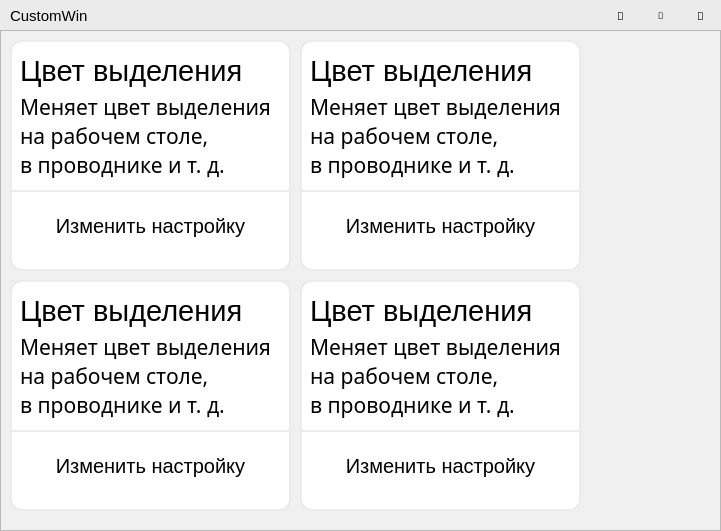
<?xml version="1.0" encoding="UTF-8"?>
<ui version="4.0">
 <class>Dialog</class>
 <widget class="QDialog" name="Dialog">
  <property name="geometry">
   <rect>
    <x>0</x>
    <y>0</y>
    <width>721</width>
    <height>531</height>
   </rect>
  </property>
  <property name="palette">
   <palette>
    <active>
     <colorrole role="WindowText">
      <brush brushstyle="SolidPattern">
       <color alpha="255">
        <red>0</red>
        <green>0</green>
        <blue>0</blue>
       </color>
      </brush>
     </colorrole>
     <colorrole role="Light">
      <brush brushstyle="SolidPattern">
       <color alpha="255">
        <red>235</red>
        <green>235</green>
        <blue>235</blue>
       </color>
      </brush>
     </colorrole>
     <colorrole role="Dark">
      <brush brushstyle="SolidPattern">
       <color alpha="255">
        <red>39</red>
        <green>39</green>
        <blue>39</blue>
       </color>
      </brush>
     </colorrole>
     <colorrole role="Text">
      <brush brushstyle="SolidPattern">
       <color alpha="255">
        <red>0</red>
        <green>0</green>
        <blue>0</blue>
       </color>
      </brush>
     </colorrole>
     <colorrole role="ButtonText">
      <brush brushstyle="SolidPattern">
       <color alpha="255">
        <red>0</red>
        <green>0</green>
        <blue>0</blue>
       </color>
      </brush>
     </colorrole>
     <colorrole role="Base">
      <brush brushstyle="SolidPattern">
       <color alpha="255">
        <red>235</red>
        <green>235</green>
        <blue>235</blue>
       </color>
      </brush>
     </colorrole>
     <colorrole role="Window">
      <brush brushstyle="SolidPattern">
       <color alpha="255">
        <red>235</red>
        <green>235</green>
        <blue>235</blue>
       </color>
      </brush>
     </colorrole>
    </active>
    <inactive>
     <colorrole role="WindowText">
      <brush brushstyle="SolidPattern">
       <color alpha="255">
        <red>0</red>
        <green>0</green>
        <blue>0</blue>
       </color>
      </brush>
     </colorrole>
     <colorrole role="Light">
      <brush brushstyle="SolidPattern">
       <color alpha="255">
        <red>235</red>
        <green>235</green>
        <blue>235</blue>
       </color>
      </brush>
     </colorrole>
     <colorrole role="Dark">
      <brush brushstyle="SolidPattern">
       <color alpha="255">
        <red>39</red>
        <green>39</green>
        <blue>39</blue>
       </color>
      </brush>
     </colorrole>
     <colorrole role="Text">
      <brush brushstyle="SolidPattern">
       <color alpha="255">
        <red>0</red>
        <green>0</green>
        <blue>0</blue>
       </color>
      </brush>
     </colorrole>
     <colorrole role="ButtonText">
      <brush brushstyle="SolidPattern">
       <color alpha="255">
        <red>0</red>
        <green>0</green>
        <blue>0</blue>
       </color>
      </brush>
     </colorrole>
     <colorrole role="Base">
      <brush brushstyle="SolidPattern">
       <color alpha="255">
        <red>235</red>
        <green>235</green>
        <blue>235</blue>
       </color>
      </brush>
     </colorrole>
     <colorrole role="Window">
      <brush brushstyle="SolidPattern">
       <color alpha="255">
        <red>235</red>
        <green>235</green>
        <blue>235</blue>
       </color>
      </brush>
     </colorrole>
    </inactive>
    <disabled>
     <colorrole role="WindowText">
      <brush brushstyle="SolidPattern">
       <color alpha="255">
        <red>39</red>
        <green>39</green>
        <blue>39</blue>
       </color>
      </brush>
     </colorrole>
     <colorrole role="Light">
      <brush brushstyle="SolidPattern">
       <color alpha="255">
        <red>235</red>
        <green>235</green>
        <blue>235</blue>
       </color>
      </brush>
     </colorrole>
     <colorrole role="Dark">
      <brush brushstyle="SolidPattern">
       <color alpha="255">
        <red>39</red>
        <green>39</green>
        <blue>39</blue>
       </color>
      </brush>
     </colorrole>
     <colorrole role="Text">
      <brush brushstyle="SolidPattern">
       <color alpha="255">
        <red>39</red>
        <green>39</green>
        <blue>39</blue>
       </color>
      </brush>
     </colorrole>
     <colorrole role="ButtonText">
      <brush brushstyle="SolidPattern">
       <color alpha="255">
        <red>39</red>
        <green>39</green>
        <blue>39</blue>
       </color>
      </brush>
     </colorrole>
     <colorrole role="Base">
      <brush brushstyle="SolidPattern">
       <color alpha="255">
        <red>235</red>
        <green>235</green>
        <blue>235</blue>
       </color>
      </brush>
     </colorrole>
     <colorrole role="Window">
      <brush brushstyle="SolidPattern">
       <color alpha="255">
        <red>235</red>
        <green>235</green>
        <blue>235</blue>
       </color>
      </brush>
     </colorrole>
    </disabled>
   </palette>
  </property>
  <property name="font">
   <font>
    <family>Segoe UI</family>
   </font>
  </property>
  <property name="windowTitle">
   <string>my first custom programm</string>
  </property>
  <property name="autoFillBackground">
   <bool>false</bool>
  </property>
  <property name="styleSheet">
   <string notr="true"/>
  </property>
  <widget class="QPushButton" name="btn0">
   <property name="geometry">
    <rect>
     <x>680</x>
     <y>0</y>
     <width>41</width>
     <height>31</height>
    </rect>
   </property>
   <property name="font">
    <font>
     <family>Segoe Fluent Icons</family>
     <pointsize>8</pointsize>
     <weight>50</weight>
     <bold>false</bold>
    </font>
   </property>
   <property name="styleSheet">
    <string notr="true">QPushButton{
border : 3px none;
}

QPushButton:hover{
border : 3px none;
background : #c42b1c;
color : #ffffff;
}

QPushButton:pressed{
border : 3px none;
background : #c42b1c;
color : #ffffff;
}</string>
   </property>
   <property name="text">
    <string></string>
   </property>
   <property name="iconSize">
    <size>
     <width>16</width>
     <height>16</height>
    </size>
   </property>
  </widget>
  <widget class="QPushButton" name="btn2">
   <property name="enabled">
    <bool>true</bool>
   </property>
   <property name="geometry">
    <rect>
     <x>600</x>
     <y>0</y>
     <width>41</width>
     <height>31</height>
    </rect>
   </property>
   <property name="font">
    <font>
     <family>Segoe Fluent Icons</family>
     <pointsize>8</pointsize>
     <weight>50</weight>
     <bold>false</bold>
    </font>
   </property>
   <property name="styleSheet">
    <string notr="true">QPushButton{
border : 3px none;
}

QPushButton:hover{
border : 3px none;
background : #d7d7d7;
}

QPushButton:pressed{
border : 3px none;
background : #b8b8b8;
}</string>
   </property>
   <property name="text">
    <string></string>
   </property>
   <property name="iconSize">
    <size>
     <width>16</width>
     <height>16</height>
    </size>
   </property>
  </widget>
  <widget class="QLabel" name="label">
   <property name="geometry">
    <rect>
     <x>10</x>
     <y>0</y>
     <width>591</width>
     <height>31</height>
    </rect>
   </property>
   <property name="font">
    <font>
     <family>Segoe UI</family>
     <pointsize>11</pointsize>
     <weight>50</weight>
     <bold>false</bold>
    </font>
   </property>
   <property name="styleSheet">
    <string notr="true">border : 3px none;</string>
   </property>
   <property name="text">
    <string>CustomWin</string>
   </property>
  </widget>
  <widget class="QFrame" name="frame">
   <property name="geometry">
    <rect>
     <x>0</x>
     <y>30</y>
     <width>721</width>
     <height>501</height>
    </rect>
   </property>
   <property name="font">
    <font>
     <family>Segoe UI</family>
     <underline>false</underline>
     <strikeout>false</strikeout>
    </font>
   </property>
   <property name="styleSheet">
    <string notr="true">background : #f0f0f0;</string>
   </property>
   <property name="frameShape">
    <enum>QFrame::StyledPanel</enum>
   </property>
   <property name="frameShadow">
    <enum>QFrame::Raised</enum>
   </property>
   <widget class="QFrame" name="frame_2">
    <property name="geometry">
     <rect>
      <x>10</x>
      <y>10</y>
      <width>281</width>
      <height>231</height>
     </rect>
    </property>
    <property name="styleSheet">
     <string notr="true">background : #ffffff;border : 2px solid #ebebeb; border-radius : 12px;</string>
    </property>
    <property name="frameShape">
     <enum>QFrame::StyledPanel</enum>
    </property>
    <property name="frameShadow">
     <enum>QFrame::Raised</enum>
    </property>
    <widget class="QPushButton" name="btnA">
     <property name="geometry">
      <rect>
       <x>10</x>
       <y>150</y>
       <width>261</width>
       <height>71</height>
      </rect>
     </property>
     <property name="font">
      <font>
       <family>Segoe UI</family>
       <pointsize>15</pointsize>
      </font>
     </property>
     <property name="styleSheet">
      <string notr="true">border : 0px none;</string>
     </property>
     <property name="text">
      <string>Изменить настройку</string>
     </property>
    </widget>
    <widget class="QLabel" name="label_6">
     <property name="geometry">
      <rect>
       <x>10</x>
       <y>50</y>
       <width>261</width>
       <height>91</height>
      </rect>
     </property>
     <property name="font">
      <font>
       <family>Segoe UI Light</family>
       <pointsize>16</pointsize>
       <weight>50</weight>
       <bold>false</bold>
      </font>
     </property>
     <property name="styleSheet">
      <string notr="true">border : 0px none;</string>
     </property>
     <property name="text">
      <string>Меняет цвет выделения
на рабочем столе,
в проводнике и т. д.</string>
     </property>
     <property name="textFormat">
      <enum>Qt::PlainText</enum>
     </property>
     <property name="margin">
      <number>1</number>
     </property>
    </widget>
    <widget class="QLabel" name="label_7">
     <property name="geometry">
      <rect>
       <x>10</x>
       <y>10</y>
       <width>261</width>
       <height>41</height>
      </rect>
     </property>
     <property name="font">
      <font>
       <family>Segoe UI</family>
       <pointsize>22</pointsize>
       <weight>50</weight>
       <bold>false</bold>
      </font>
     </property>
     <property name="styleSheet">
      <string notr="true">border : 0px none;</string>
     </property>
     <property name="text">
      <string>Цвет выделения</string>
     </property>
    </widget>
    <widget class="Line" name="line_5">
     <property name="geometry">
      <rect>
       <x>0</x>
       <y>150</y>
       <width>281</width>
       <height>2</height>
      </rect>
     </property>
     <property name="orientation">
      <enum>Qt::Horizontal</enum>
     </property>
    </widget>
   </widget>
   <widget class="QFrame" name="frame_3">
    <property name="geometry">
     <rect>
      <x>300</x>
      <y>10</y>
      <width>281</width>
      <height>231</height>
     </rect>
    </property>
    <property name="styleSheet">
     <string notr="true">background : #ffffff;border : 2px solid #ebebeb; border-radius : 12px;</string>
    </property>
    <property name="frameShape">
     <enum>QFrame::StyledPanel</enum>
    </property>
    <property name="frameShadow">
     <enum>QFrame::Raised</enum>
    </property>
    <widget class="QLabel" name="label_5">
     <property name="geometry">
      <rect>
       <x>10</x>
       <y>10</y>
       <width>261</width>
       <height>41</height>
      </rect>
     </property>
     <property name="font">
      <font>
       <family>Segoe UI</family>
       <pointsize>22</pointsize>
       <weight>50</weight>
       <bold>false</bold>
      </font>
     </property>
     <property name="styleSheet">
      <string notr="true">border : 0px none;</string>
     </property>
     <property name="text">
      <string>Цвет выделения</string>
     </property>
    </widget>
    <widget class="QLabel" name="label_4">
     <property name="geometry">
      <rect>
       <x>10</x>
       <y>50</y>
       <width>261</width>
       <height>91</height>
      </rect>
     </property>
     <property name="font">
      <font>
       <family>Segoe UI Light</family>
       <pointsize>16</pointsize>
       <weight>50</weight>
       <bold>false</bold>
      </font>
     </property>
     <property name="styleSheet">
      <string notr="true">border : 0px none;</string>
     </property>
     <property name="text">
      <string>Меняет цвет выделения
на рабочем столе,
в проводнике и т. д.</string>
     </property>
     <property name="textFormat">
      <enum>Qt::PlainText</enum>
     </property>
     <property name="margin">
      <number>1</number>
     </property>
    </widget>
    <widget class="QPushButton" name="btnB">
     <property name="geometry">
      <rect>
       <x>10</x>
       <y>150</y>
       <width>261</width>
       <height>71</height>
      </rect>
     </property>
     <property name="font">
      <font>
       <family>Segoe UI</family>
       <pointsize>15</pointsize>
      </font>
     </property>
     <property name="styleSheet">
      <string notr="true">border : 0px none;</string>
     </property>
     <property name="text">
      <string>Изменить настройку</string>
     </property>
    </widget>
    <widget class="Line" name="line_6">
     <property name="geometry">
      <rect>
       <x>0</x>
       <y>150</y>
       <width>281</width>
       <height>2</height>
      </rect>
     </property>
     <property name="orientation">
      <enum>Qt::Horizontal</enum>
     </property>
    </widget>
   </widget>
   <widget class="QFrame" name="frame_5">
    <property name="geometry">
     <rect>
      <x>10</x>
      <y>250</y>
      <width>281</width>
      <height>231</height>
     </rect>
    </property>
    <property name="styleSheet">
     <string notr="true">background : #ffffff;border : 2px solid #ebebeb; border-radius : 12px;</string>
    </property>
    <property name="frameShape">
     <enum>QFrame::StyledPanel</enum>
    </property>
    <property name="frameShadow">
     <enum>QFrame::Raised</enum>
    </property>
    <widget class="QLabel" name="label_11">
     <property name="geometry">
      <rect>
       <x>10</x>
       <y>10</y>
       <width>261</width>
       <height>41</height>
      </rect>
     </property>
     <property name="font">
      <font>
       <family>Segoe UI</family>
       <pointsize>22</pointsize>
       <weight>50</weight>
       <bold>false</bold>
      </font>
     </property>
     <property name="styleSheet">
      <string notr="true">border : 0px none;</string>
     </property>
     <property name="text">
      <string>Цвет выделения</string>
     </property>
    </widget>
    <widget class="QLabel" name="label_10">
     <property name="geometry">
      <rect>
       <x>10</x>
       <y>50</y>
       <width>261</width>
       <height>91</height>
      </rect>
     </property>
     <property name="font">
      <font>
       <family>Segoe UI Light</family>
       <pointsize>16</pointsize>
       <weight>50</weight>
       <bold>false</bold>
      </font>
     </property>
     <property name="styleSheet">
      <string notr="true">border : 0px none;</string>
     </property>
     <property name="text">
      <string>Меняет цвет выделения
на рабочем столе,
в проводнике и т. д.</string>
     </property>
     <property name="textFormat">
      <enum>Qt::PlainText</enum>
     </property>
     <property name="margin">
      <number>1</number>
     </property>
    </widget>
    <widget class="QPushButton" name="btnC">
     <property name="geometry">
      <rect>
       <x>10</x>
       <y>150</y>
       <width>261</width>
       <height>71</height>
      </rect>
     </property>
     <property name="font">
      <font>
       <family>Segoe UI</family>
       <pointsize>15</pointsize>
       <weight>50</weight>
       <bold>false</bold>
       <strikeout>false</strikeout>
      </font>
     </property>
     <property name="styleSheet">
      <string notr="true">border : 0px none;</string>
     </property>
     <property name="text">
      <string>Изменить настройку</string>
     </property>
    </widget>
    <widget class="Line" name="line_2">
     <property name="geometry">
      <rect>
       <x>0</x>
       <y>150</y>
       <width>281</width>
       <height>2</height>
      </rect>
     </property>
     <property name="orientation">
      <enum>Qt::Horizontal</enum>
     </property>
    </widget>
    <widget class="Line" name="line_3">
     <property name="geometry">
      <rect>
       <x>0</x>
       <y>0</y>
       <width>281</width>
       <height>2</height>
      </rect>
     </property>
     <property name="orientation">
      <enum>Qt::Horizontal</enum>
     </property>
    </widget>
    <widget class="Line" name="line_4">
     <property name="geometry">
      <rect>
       <x>0</x>
       <y>0</y>
       <width>281</width>
       <height>2</height>
      </rect>
     </property>
     <property name="orientation">
      <enum>Qt::Horizontal</enum>
     </property>
    </widget>
   </widget>
   <widget class="QFrame" name="frame_4">
    <property name="geometry">
     <rect>
      <x>300</x>
      <y>250</y>
      <width>281</width>
      <height>231</height>
     </rect>
    </property>
    <property name="styleSheet">
     <string notr="true">background : #ffffff;border : 2px solid #ebebeb; border-radius : 12px;</string>
    </property>
    <property name="frameShape">
     <enum>QFrame::StyledPanel</enum>
    </property>
    <property name="frameShadow">
     <enum>QFrame::Raised</enum>
    </property>
    <widget class="QPushButton" name="btnD">
     <property name="geometry">
      <rect>
       <x>10</x>
       <y>150</y>
       <width>261</width>
       <height>71</height>
      </rect>
     </property>
     <property name="font">
      <font>
       <family>Segoe UI</family>
       <pointsize>15</pointsize>
      </font>
     </property>
     <property name="styleSheet">
      <string notr="true">border : 0px none;</string>
     </property>
     <property name="text">
      <string>Изменить настройку</string>
     </property>
    </widget>
    <widget class="QLabel" name="label_13">
     <property name="geometry">
      <rect>
       <x>10</x>
       <y>10</y>
       <width>261</width>
       <height>41</height>
      </rect>
     </property>
     <property name="font">
      <font>
       <family>Segoe UI</family>
       <pointsize>22</pointsize>
       <weight>50</weight>
       <bold>false</bold>
      </font>
     </property>
     <property name="styleSheet">
      <string notr="true">border : 0px none;</string>
     </property>
     <property name="text">
      <string>Цвет выделения</string>
     </property>
    </widget>
    <widget class="QLabel" name="label_12">
     <property name="geometry">
      <rect>
       <x>10</x>
       <y>50</y>
       <width>261</width>
       <height>91</height>
      </rect>
     </property>
     <property name="font">
      <font>
       <family>Segoe UI Light</family>
       <pointsize>16</pointsize>
       <weight>50</weight>
       <bold>false</bold>
      </font>
     </property>
     <property name="styleSheet">
      <string notr="true">border : 0px none;</string>
     </property>
     <property name="text">
      <string>Меняет цвет выделения
на рабочем столе,
в проводнике и т. д.</string>
     </property>
     <property name="textFormat">
      <enum>Qt::PlainText</enum>
     </property>
     <property name="margin">
      <number>1</number>
     </property>
    </widget>
    <widget class="Line" name="line">
     <property name="geometry">
      <rect>
       <x>0</x>
       <y>150</y>
       <width>281</width>
       <height>2</height>
      </rect>
     </property>
     <property name="orientation">
      <enum>Qt::Horizontal</enum>
     </property>
    </widget>
   </widget>
  </widget>
  <widget class="QPushButton" name="btn1">
   <property name="enabled">
    <bool>true</bool>
   </property>
   <property name="geometry">
    <rect>
     <x>640</x>
     <y>0</y>
     <width>41</width>
     <height>31</height>
    </rect>
   </property>
   <property name="font">
    <font>
     <family>Segoe Fluent Icons</family>
     <pointsize>7</pointsize>
     <weight>50</weight>
     <bold>false</bold>
    </font>
   </property>
   <property name="styleSheet">
    <string notr="true">QPushButton{
border : 3px none;
}

QPushButton:hover{
border : 3px none;
background : #d7d7d7;
}

QPushButton:pressed{
border : 3px none;
background : #b8b8b8;
}</string>
   </property>
   <property name="text">
    <string></string>
   </property>
   <property name="iconSize">
    <size>
     <width>16</width>
     <height>16</height>
    </size>
   </property>
  </widget>
  <action name="action_add">
   <property name="text">
    <string>_add</string>
   </property>
  </action>
 </widget>
 <resources/>
 <connections/>
</ui>
